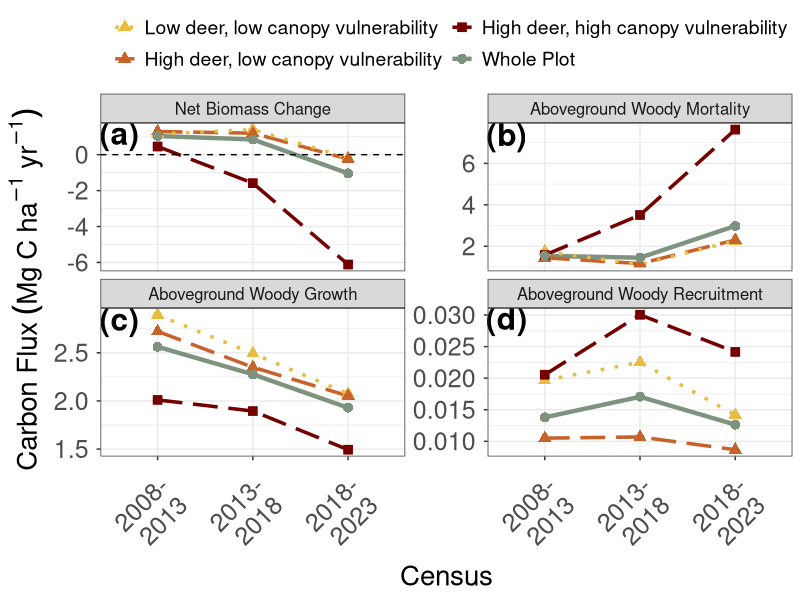
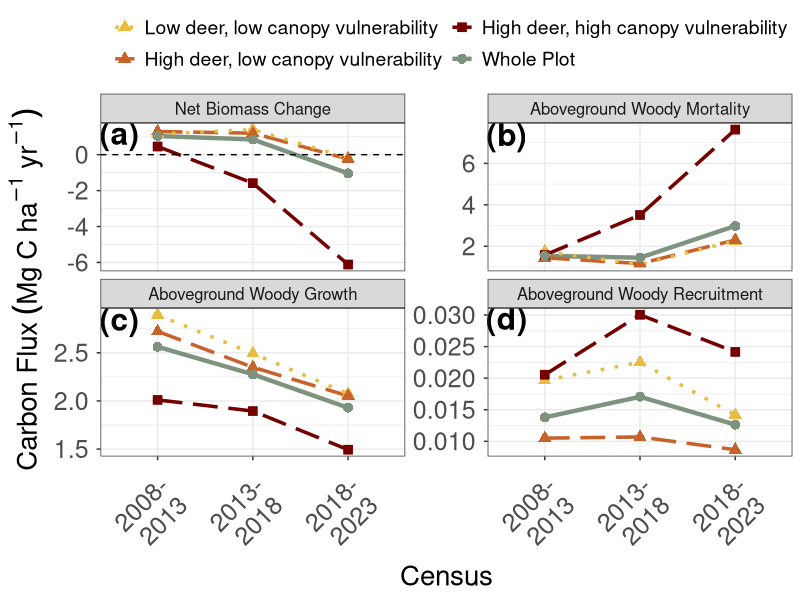

Here is the R script that generated these plots, in order: (Note: this script raises an error after producing the figures.)
library(tidyverse) 
library(ggplot2)

woodyfluxes <- read.csv("data/processed_data/WoodyFluxes.csv") %>%
  mutate(quadrat = sprintf("%04d", quadrat))  %>% 
  select(-X) 
grouped_quadrats <- read.csv("data/grouped_quadrats.csv") %>%
  mutate(quadrat = sprintf("%04d", quadrat))  %>% 
  select(-X)

group_trends <- woodyfluxes  %>% 
  left_join(grouped_quadrats, by = c("quadrat" = "quadrat"))  %>% 
  group_by(Group, Census)  %>% 
  summarize(qc = n(),
            AWP = sum(AWP) / qc, 
            AWM = (sum(AWM) / qc ), 
            AWR = sum(AWR) / qc, 
            NetFlux = sum(NetFlux) / qc) %>% 
  mutate(Group = as.character(Group))


tot_trends <- woodyfluxes  %>% 
  group_by(Census)  %>% 
  summarize(qc = n(),
            AWP = sum(AWP) / qc, 
            AWM = (sum(AWM) / qc ),  
            AWR = sum(AWR) / qc, 
            NetFlux = sum(NetFlux) / qc)  %>% 
  mutate(Group = "Whole Plot")

fig3_woodyfluxes <- group_trends  %>% 
  bind_rows(tot_trends)  %>% 
  drop_na()   %>% 
  pivot_longer(c(AWP, AWM, AWR, NetFlux), names_to = c("Flux"),values_to = "MgC_Yr_Ha")  %>% 
  mutate(Flux = factor(Flux, levels = c("NetFlux","AWM","AWP","AWR")),
         lwd_col = if_else(Group %in% c("Whole Plot"), 5, 3),  #0.5, 1.2
         cex_col = if_else(Group %in% c("Whole Plot"), 5, 3),
         cens_int = case_when(Census == 2 ~ "2008-\n2013",
                              Census == 3 ~ "2013-\n2018",
                              Census == 4 ~ "2018-\n2023")
  )

 
colz <- c("#E7BC40","#C7622B", "#750000","#7e937f")
flux_names <- as_labeller(c("AWM" = "Aboveground Woody Mortality",
                            "AWP" = "Aboveground Woody Growth",
                            "AWR" = "Aboveground Woody Recruitment",
                            "NetFlux" = "Net Biomass Change"))

fig3 <- ggplot(fig3_woodyfluxes, aes(x = as.ordered(cens_int), y = MgC_Yr_Ha, group = Group, col = Group)) +
  facet_wrap(~Flux, scales = "free_y", labeller = flux_names) +
  geom_line(data = fig3_woodyfluxes  %>% filter(Group %in% c("Whole Plot")), lwd = 1.5, lty = 1) + 
  geom_line(data = fig3_woodyfluxes %>% filter(Group %in% c("2", "3")), lwd = 1.2, lty = 5) + 
  geom_line(data = fig3_woodyfluxes %>% filter(Group %in% c("1")), lwd = 1.2, lty = 3) +
  geom_point(data = fig3_woodyfluxes %>% filter(Group %in% c("1")), pch = 17, cex = 3, fill = "#E7BC40") +
  geom_point(data = fig3_woodyfluxes %>% filter(Group %in% c("2")), pch = 17, cex = 3, fill = "#C7622B") +
  geom_point(data = fig3_woodyfluxes %>% filter(Group %in% c("3")), pch = 22, cex = 3, fill = "#750000") +
  geom_point (data = fig3_woodyfluxes %>% filter(Group %in% c("Whole Plot")), pch = 16, cex = 3, fill = "#7e937f") +
  geom_hline(data = fig3_woodyfluxes  %>% filter(Flux %in% c("NetFlux")),aes(yintercept = 0), lty = "dashed") +
  geom_text(data = fig3_woodyfluxes  %>% 
              group_by(Flux)  %>%  
              slice(1)  %>% 
              mutate(label = paste0("(",letters[as.numeric(Flux)],")")),
              aes(label = label, x = .6, y = c(1.2,7.4,2.85,0.0295)), color = "black", fontface = "bold", cex = 8) +
  scale_color_manual(name = element_blank(),labels = c("Low deer, low canopy vulnerability","High deer, low canopy vulnerability", "High deer, high canopy vulnerability", "Whole Plot"), values = colz, guide = guide_legend(nrow = 2)) +
  labs(y = expression("Carbon Flux"~(Mg~C~ha^-1~yr^-1)), x = "Census") +
  theme_bw() +
  theme(legend.position = "top",
        legend.text = element_text(size = 14),
        legend.background = element_blank(),
        strip.text = element_text(size = 12),
        axis.text.x = element_text(size = 18, margin = margin(t = .15,r = 0, b = .05,l = 0,unit = "in"), angle = 45, hjust = 1),
        axis.text.y = element_text(size = 18, margin = margin(t = 0,r = .08, b = 0,l = 0, unit = "in")),
        axis.title = element_text(size = 20)) 


fig3


ggsave(fig3,filename = "doc/display/Figure3.jpeg", units = "in",
       height = 8, width = 10, dpi = 300)


### save results for text ###
fig3_textresults  <- fig3_woodyfluxes  %>% 
  select(Group, Census, Flux, MgC_Yr_Ha, cens_int)

save(fig3_textresults, file = "doc/results-text/Figure3_textdata.Rdata")

